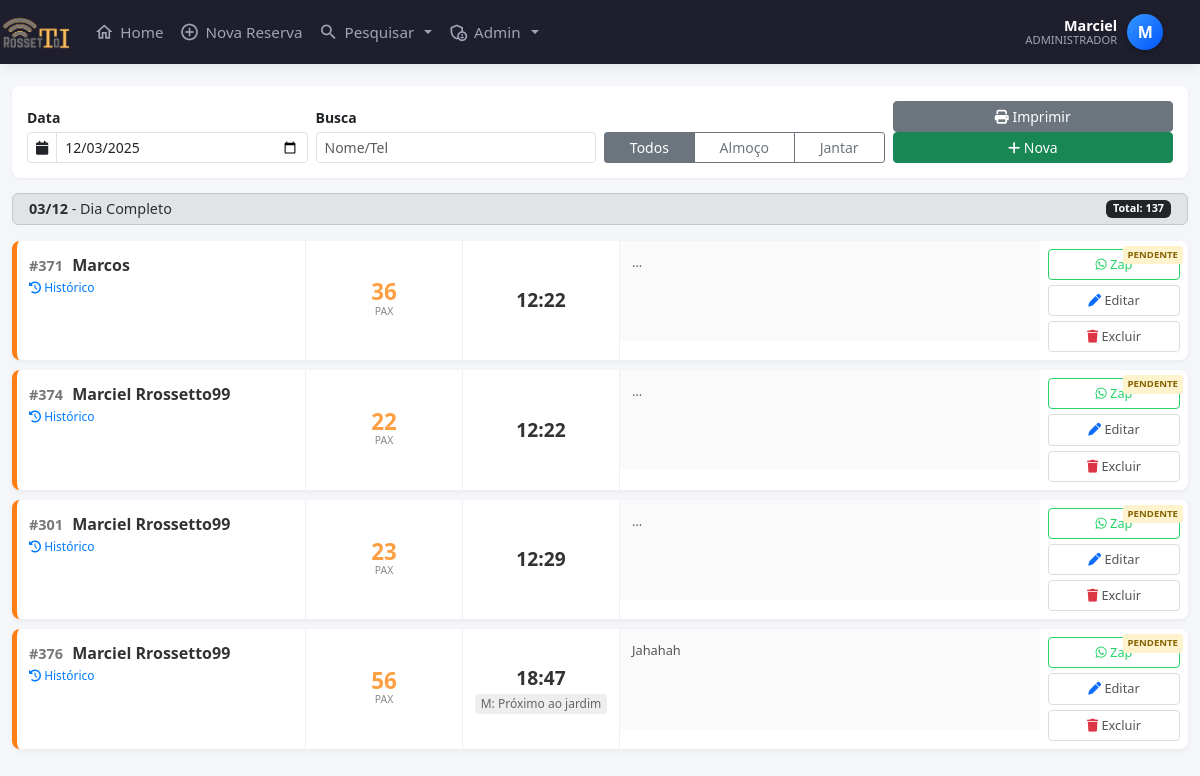
/pesquisar_data.php?filtro_data=2025-12-03 (signed in), run on the app's committed database.
### tables this page shows
CREATE TABLE `clientes` (
  `id` int(11) NOT NULL AUTO_INCREMENT,
  `nome` varchar(100) NOT NULL,
  `data` date NOT NULL,
  `num_pessoas` int(11) NOT NULL,
  `horario` time NOT NULL,
  `telefone` varchar(255) DEFAULT NULL,
  `telefone2` varchar(255) DEFAULT NULL,
  `tipo_evento` varchar(50) NOT NULL,
  `forma_pagamento` varchar(50) NOT NULL,
  `valor_rodizio` int(11) DEFAULT NULL,
  `num_mesa` varchar(255) DEFAULT NULL,
  `observacoes` varchar(300) NOT NULL,
  `obsCliente` varchar(255) DEFAULT NULL,
  `data_emissao` datetime NOT NULL DEFAULT current_timestamp(),
  `status` tinyint(1) DEFAULT 1,
  `confirmado` tinyint(1) DEFAULT 0,
  `usuario_id` int(11) DEFAULT NULL,
  `motivo_cancelamento` varchar(255) DEFAULT NULL,
  PRIMARY KEY (`id`)
);

### pesquisar_data.php (the view, shortened to what this page needs)
<?php
require 'config.php';
require 'cabecalho.php';
$filtroData = $_REQUEST['filtro_data'] ?? date('Y-m-d');
$buscaTexto = $_REQUEST['busca_texto'] ?? '';
$periodo = $_REQUEST['periodo'] ?? 'todos';
$sqlWhere = " WHERE status != 0 ";
$params = [];
if (!empty($filtroData)) { $sqlWhere .= " AND data = :data "; $params[':data'] = $filtroData; }
$tituloPeriodo = "Dia Completo";
$sqlTotal = $pdo->prepare("SELECT SUM(num_pessoas) as total FROM clientes $sqlWhere");
$sqlTotal->execute($params);
$total_pessoas = $sqlTotal->fetch()['total'] ?? 0;
$sql = $pdo->prepare("SELECT * FROM clientes $sqlWhere ORDER BY horario ASC");
$sql->execute($params);
$reservas = $sql->fetchAll(PDO::FETCH_ASSOC);
?>
<!DOCTYPE html>
<html lang="pt-br">
<head>
    <link href="https://cdn.jsdelivr.net/npm/bootstrap@5.3.0/dist/css/bootstrap.min.css" rel="stylesheet">
    <link rel="stylesheet" href="https://cdnjs.cloudflare.com/ajax/libs/font-awesome/6.4.0/css/all.min.css">
</head>
<body>
<div class="container-fluid mt-3">
    <div class="filter-bar no-print">
        <form method="GET" class="row g-2 align-items-end">
            <div class="col-md-3 col-6">
                <label class="form-label fw-bold small mb-1">Data</label>
                <div class="input-group input-group-sm">
                    <span class="input-group-text bg-white"><i class="fas fa-calendar"></i></span>
                    <input type="date" name="filtro_data" class="form-control" value="<?= $filtroData ?>" onchange="this.form.submit()">
                </div>
            </div>
            <div class="col-md-3 col-6">
                <label class="form-label fw-bold small mb-1">Busca</label>
                <input type="text" name="busca_texto" class="form-control form-control-sm" placeholder="Nome/Tel" value="<?= htmlspecialchars($buscaTexto) ?>">
            </div>
            <div class="col-md-3 col-12">
                <div class="btn-group w-100 btn-group-sm" role="group">
                    <button type="submit" name="periodo" value="todos" class="btn btn-outline-secondary <?= $periodo == 'todos' ? 'active' : '' ?>">Todos</button>
                    <button type="submit" name="periodo" value="almoco" class="btn btn-outline-secondary <?= $periodo == 'almoco' ? 'active' : '' ?>">Almoço</button>
                    <button type="submit" name="periodo" value="jantar" class="btn btn-outline-secondary <?= $periodo == 'jantar' ? 'active' : '' ?>">Jantar</button>
                </div>
            </div>
            <div class="col-md-3 col-12">
                <div class="mobile-btn-row">
                    <button type="button" onclick="window.print()" class="btn btn-secondary btn-sm w-100"><i class="fas fa-print"></i> Imprimir</button>
                    <a href="adicionar_reserva.php" class="btn btn-success btn-sm w-100"><i class="fas fa-plus"></i> Nova</a>
                </div>
            </div>
        </form>
    </div>
    <div class="alert alert-secondary py-1 px-3 d-flex justify-content-between align-items-center no-print mb-3" style="font-size:0.9rem;">
        <span><strong><?= date('d/m', strtotime($filtroData)) ?></strong> - <?= $tituloPeriodo ?></span>
        <span class="badge bg-dark">Total: <?= $total_pessoas ?></span>
    </div>
    <div class="lista-reservas no-print">
        <?php if(count($reservas) > 0): ?>
            <?php foreach($reservas as $r):
                $isConfirmado = ($r['confirmado'] == 1);
                $classeBorda = $isConfirmado ? 'status-confirmado' : 'status-pendente';
                $horaShort = date("H:i", strtotime($r['horario']));
                $nome = ucwords(strtolower($r['nome']));
                $telLimpo = preg_replace('/[^0-9]/', '', $r['telefone']);
                $linkZapDireto = "https://wa.me/55$telLimpo";
                $msgZap = "Olá $nome! Confirmando reserva para dia " . date('d/m', strtotime($r['data'])) . " às $horaShort para {$r['num_pessoas']} pessoas.";
                $linkZapComMsg = "https://wa.me/55$telLimpo?text=" . urlencode($msgZap);
            ?>
            <div class="reserva-card <?= $classeBorda ?>">
                <span class="badge-status <?= $isConfirmado ? 'badge-ok' : 'badge-wait' ?>"><?= $isConfirmado ? 'Confirmado' : 'Pendente' ?></span>
                <div class="sec-info">
                    <div class="client-name">
                        <span class="id-reserva">#<?= $r['id'] ?></span> <?= $nome ?>
                    </div>
                    <span class="btn-perfil" onclick="abrirModalPerfil('<?= $telLimpo ?>')">
                        <i class="fas fa-history"></i> Histórico
                    </span>
                </div>
                <div class="sec-pax">
                    <span class="pax-count"><?= $r['num_pessoas'] ?></span>
                    <span class="pax-label">Pax</span>
                </div>
                <div class="sec-time">
                    <div class="time-display"><?= $horaShort ?></div>
                    <?php if(!empty($r['num_mesa'])): ?>
                        <div class="mesa-display">M: <?= $r['num_mesa'] ?></div>
                    <?php endif; ?>
                </div>
                <div class="sec-obs">
                    <?= empty($r['observacoes']) ? '<span class="text-muted">...</span>' : htmlspecialchars($r['observacoes']) ?>
                </div>
                <div class="sec-actions">
                    <button class="btn-action btn-whatsapp" onclick="abrirModalZap(<?= $r['id'] ?>, '<?= $linkZapComMsg ?>', '<?= $linkZapDireto ?>')">
                        <i class="fab fa-whatsapp"></i> <span class="btn-text"> Zap</span>
                    </button>
                    <a href="editar_reserva.php?id=<?= $r['id'] ?>" class="btn-action">
                        <i class="fas fa-pen text-primary"></i> <span class="btn-text"> Editar</span>
                    </a>
                    <a href="excluir_reserva.php?id=<?= $r['id'] ?>" class="btn-action" onclick="return confirm('Excluir?')">
                        <i class="fas fa-trash text-danger"></i> <span class="btn-text"> Excluir</span>
                    </a>
                </div>
            </div>
            <?php endforeach; ?>
        <?php else: ?>
            <div class="text-center py-4 text-muted">Nenhuma reserva encontrada.</div>
        <?php endif; ?>
    </div>
</div>
</body>
</html>

### cabecalho.php (shortened to what this page needs)
<?php
require 'config.php';
$nome_usuario = "Visitante";
$status = null;
$letra_avatar = "U";
if (isset($_SESSION['mmnlogin'])) {
    $user_id = $_SESSION['mmnlogin'];
    try {
        $sql = $pdo->prepare("SELECT nome, status, email FROM login WHERE id = :id");
        $sql->bindValue(':id', $user_id);
        $sql->execute();
        if ($sql->rowCount() > 0) {
            $usuario = $sql->fetch(PDO::FETCH_ASSOC);
            $nome_completo = ucwords(strtolower($usuario['nome']));
            $partes_nome = explode(' ', $nome_completo);
            $nome_usuario = $partes_nome[0];
            $status = $usuario['status'];
            $letra_avatar = strtoupper(substr($nome_usuario, 0, 1));
        }
    } catch (PDOException $e) {
    }
}
?>
<!DOCTYPE html>
<html lang="pt-br">
<head>
    <link rel="stylesheet" href="https://cdn.jsdelivr.net/npm/bootstrap@4.6.2/dist/css/bootstrap.min.css">
    <link rel="stylesheet" href="https://cdnjs.cloudflare.com/ajax/libs/font-awesome/6.5.0/css/all.min.css">
</head>
<body>
<nav class="navbar navbar-expand-lg navbar-dark fixed-top navbar-custom">
    <a class="navbar-brand mr-auto" href="index.php">
        <img src="./rossetto28.png" alt="Logo">
    </a>
    <div class="collapse navbar-collapse" id="menuPrincipal">
        <ul class="navbar-nav mr-auto ml-3">
            <li class="nav-item">
                <a class="nav-link" href="index.php">
                    <i class="material-icons-outlined">home</i> Home
                </a>
            </li>
            <li class="nav-item">
                <a class="nav-link" href="adicionar_reserva.php">
                    <i class="material-icons-outlined">add_circle_outline</i> Nova Reserva
                </a>
            </li>
            <li class="nav-item dropdown">
                <a class="nav-link dropdown-toggle" href="#" id="dropPesquisa" data-toggle="dropdown" aria-haspopup="true" aria-expanded="false">
                    <i class="material-icons-outlined">search</i> Pesquisar
                </a>
            </li>
            <?php if ($status == 1): ?>
            <li class="nav-item dropdown">
                <a class="nav-link dropdown-toggle" href="#" id="dropAdmin" data-toggle="dropdown" aria-haspopup="true" aria-expanded="false">
                    <i class="material-icons-outlined">admin_panel_settings</i> Admin
                </a>
            </li>
            <?php endif; ?>
        </ul>
        <ul class="navbar-nav d-none d-lg-flex align-items-center">
            <li class="nav-item dropdown">
                <div class="user-profile-widget" data-toggle="dropdown" aria-haspopup="true" aria-expanded="false">
                    <div class="user-info text-right">
                        <span class="user-name"><?= htmlspecialchars($nome_usuario) ?></span>
                        <span class="user-role"><?= ($status == 1) ? 'Administrador' : 'Colaborador' ?></span>
                    </div>
                    <div class="user-avatar">
                        <?= $letra_avatar ?>
                    </div>
                    <i class="fas fa-chevron-down text-muted ml-1" style="font-size: 0.8rem;"></i>
                </div>
            </li>
        </ul>
    </div>
</nav>
</body>
</html>

### cabecalho.php (style rules this page uses)
:root { --primary-bg: #1e1e2d; --active-color: #3699ff; --text-color: #a2a3b7; --text-hover: #ffffff; }
body { padding-top: 70px; background-color: #f5f8fa; }
.navbar-custom { background-color: var(--primary-bg); box-shadow: 0 0 15px rgba(0,0,0,0.1); padding: 0.5rem 1rem; }
.navbar-brand img { height: 35px; transition: transform 0.2s; }
.navbar-dark .navbar-nav .nav-link { color: var(--text-color); font-weight: 500; font-size: 0.95rem; display: flex; align-items: center; gap: 6px; padding: 0.8rem 1rem; border-radius: 6px; transition: all 0.2s ease; }
.material-icons-outlined { font-size: 20px; }
.user-profile-widget { cursor: pointer; padding: 5px 10px; border-radius: 50px; transition: background 0.2s; display: flex; align-items: center; gap: 10px; }
.user-avatar { width: 36px; height: 36px; background: linear-gradient(135deg, #3699ff, #0055ff); color: white; border-radius: 50%; display: flex; align-items: center; justify-content: center; font-weight: 700; font-size: 16px; box-shadow: 0 3px 6px rgba(0,0,0,0.2); }
.user-info { display: flex; flex-direction: column; line-height: 1.1; }
.user-name { color: white; font-weight: 600; font-size: 0.9rem; }
.user-role { color: var(--text-color); font-size: 0.7rem; text-transform: uppercase; }

### pesquisar_data.php (style rules this page uses)
body { background-color: #f4f6f9; font-family: 'Segoe UI', sans-serif; padding-bottom: 60px; }
.reserva-card { background: #fff; border-radius: 8px; box-shadow: 0 2px 5px rgba(0,0,0,0.05); margin-bottom: 10px; display: flex; flex-wrap: wrap; border-left: 5px solid #ccc; position: relative; overflow: hidden; min-height: 100px; }
.status-pendente { border-left-color: #fd7e14 !important; }
.sec-info { flex: 2; padding: 12px; border-right: 1px solid #f0f0f0; }
.client-name { font-weight: 700; color: #333; font-size: 1rem; white-space: nowrap; overflow: hidden; text-overflow: ellipsis; }
.id-reserva { font-weight: 900; color: #777; margin-right: 5px; font-size: 0.9rem; }
.btn-perfil { font-size: 0.75rem; color: #007bff; text-decoration: none; cursor: pointer; display: block; margin-top: 2px; }
.sec-pax { flex: 1; padding: 12px; text-align: center; border-right: 1px solid #f0f0f0; display: flex; flex-direction: column; justify-content: center; }
.pax-count { font-size: 1.4rem; font-weight: 800; color: #ff9f43; line-height: 1; }
.pax-label { font-size: 0.65rem; color: #888; text-transform: uppercase; }
.sec-time { flex: 1; padding: 12px; text-align: center; border-right: 1px solid #f0f0f0; display: flex; flex-direction: column; justify-content: center; }
.time-display { font-size: 1.2rem; font-weight: 700; color: #333; }
.mesa-display { font-size: 0.75rem; color: #666; background: #eee; padding: 1px 4px; border-radius: 4px; margin-top: 2px; }
.sec-obs { flex: 3; padding: 12px; background: #fafafa; font-size: 0.8rem; color: #555; overflow: hidden; max-height: 100px; }
.sec-actions { flex: 1; padding: 8px; display: flex; flex-direction: column; gap: 5px; justify-content: center; min-width: 110px; }
.btn-action { width: 100%; border: 1px solid #ddd; background: #fff; color: #555; border-radius: 4px; padding: 5px; font-size: 0.8rem; cursor: pointer; text-align: center; text-decoration: none; transition: 0.2s; }
.btn-whatsapp { color: #25D366; border-color: #25D366; }
.badge-status { position: absolute; top: 5px; right: 5px; font-size: 0.6rem; padding: 2px 5px; border-radius: 3px; font-weight: bold; text-transform: uppercase; }
.badge-wait { background: #fff3cd; color: #856404; }
.filter-bar { background: #fff; padding: 15px; border-radius: 8px; box-shadow: 0 1px 3px rgba(0,0,0,0.05); margin-bottom: 15px; }

### data on the page
clientes: confirmado "PENDENTE", id "371", nome "Marcos", num_pessoas "36", horario "12:22"
clientes: confirmado "PENDENTE", id "374", nome "Marciel Rrossetto99", num_pessoas "22", horario "12:22"
clientes: confirmado "PENDENTE", id "301", nome "Marciel Rrossetto99", num_pessoas "23", horario "12:29"
clientes: confirmado "PENDENTE", id "376", nome "Marciel Rrossetto99", num_pessoas "56", horario "18:47", num_mesa "Próximo ao jardim", observacoes "Jahahah"

### other printed values
$nome_usuario "Marciel"
$letra_avatar "M"
$tituloPeriodo "Dia Completo"
$total_pessoas "137"
